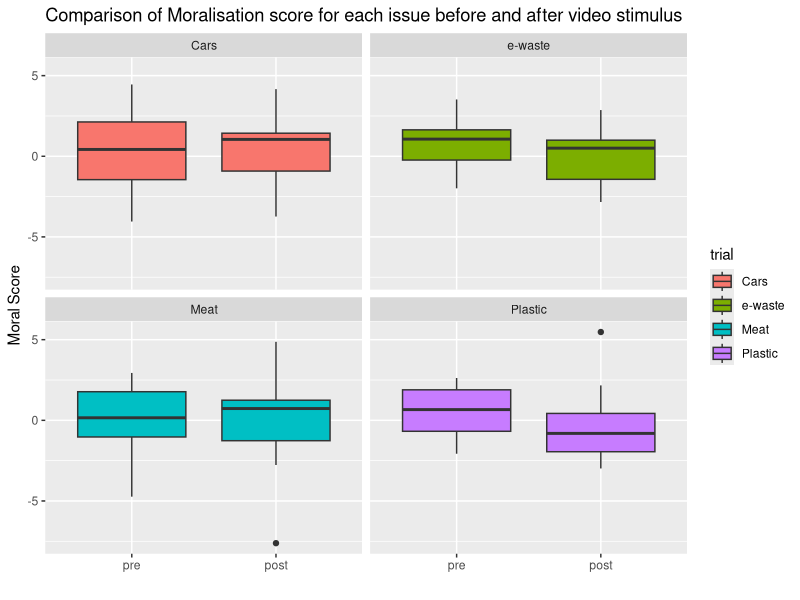

This figure's R source:
## ---- chunk 1
knitr::opts_chunk$set(echo = TRUE)
## ---- chunk 2
library(tidyverse)
library(xtable)


## PAUL SETTINGS
setwd("E:/R stuff/Moralisation")

## ---- chunk 3
#create dataframe
# number of participants
n <- 30

# set covariate values of familiarity
f1 <- rnorm(1, 0, 2)
f2 <- rnorm(1, 0, 2)
f3 <- rnorm(1, 0, 2)
f4 <- rnorm(1, 0, 2)

df <- data.frame('PID' = sort(rep(1:n, 4)), 'trial' = rep(c('Cars', 'Meat', 'Plastic', 'e-waste'), n), 'pre_post' = c(rep('pre',n*2), rep('post',n*2)))

df$moral_score <- rnorm(n*4, 0, 2)
df$trial <- factor(df$trial)                                                                                   
df$pre_post <- ordered(df$pre_post, levels = c("pre", "post"))

## ---- chunk 4
df %>% group_by(trial, pre_post) %>% summarise(mean = mean(moral_score))

print(xtable(df %>% group_by(trial, pre_post) %>% summarise(mean = mean(moral_score))), type="html", file="example.html")

df %>% ggplot(aes(x=pre_post, y=moral_score, fill=trial))  + facet_wrap(df$trial) + geom_boxplot() + ggtitle("Comparison of Moralisation score for each issue before and after video stimulus") + ylab("Moral Score") + xlab("")

## ---- chunk 5

#Simple paired t-test
x <- df %>% filter(trial == 'Cars', pre_post == 'pre') %>% select(moral_score)
y <- df %>% filter(trial == 'Cars', pre_post == 'post') %>% select(moral_score)
t.test(x[,1], y[,1], paired = TRUE, alternative = "two.sided")


